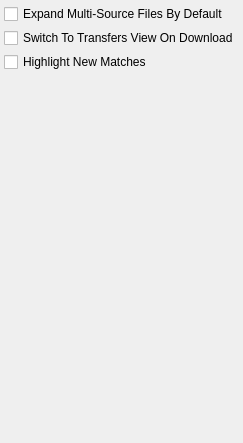
             <widget class="QWidget" name="pageSearch">
              <layout class="QVBoxLayout" name="verticalLayout_16">
               <property name="spacing">
                <number>4</number>
               </property>
               <property name="margin">
                <number>4</number>
               </property>
               <item>
                <widget class="QCheckBox" name="checkBoxSearchExpandMultiSorce">
                 <property name="text">
                  <string>Expand Multi-Source Files By Default</string>
                 </property>
                </widget>
               </item>
               <item>
                <widget class="QCheckBox" name="checkBoxSearchSwitchOnDownload">
                 <property name="text">
                  <string>Switch To Transfers View On Download</string>
                 </property>
                 <property name="checked">
                  <bool>false</bool>
                 </property>
                </widget>
               </item>
               <item>
                <widget class="QCheckBox" name="checkBoxSearchHighlightNewMatches">
                 <property name="text">
                  <string>Highlight New Matches</string>
                 </property>
                </widget>
               </item>
               <item>
                <spacer name="verticalSpacer_4">
                 <property name="orientation">
                  <enum>Qt::Vertical</enum>
                 </property>
                 <property name="sizeHint" stdset="0">
                  <size>
                   <width>20</width>
                   <height>367</height>
                  </size>
                 </property>
                </spacer>
               </item>
              </layout>
             </widget>
